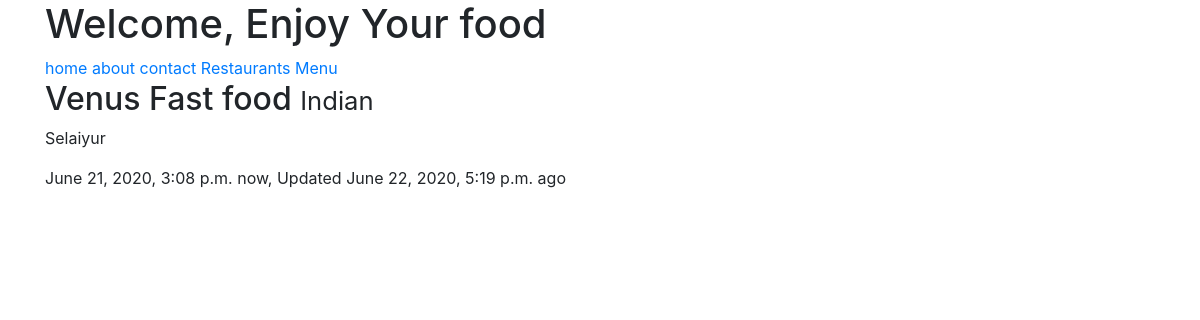
Screenshot of /Restaurant-list/venus-fast-food/ (signed in) with the database file from the repository.
### restaurant_app/models.py (models this page shows, shortened)
class RestaurantLocation(models.Model):
	owner=models.ForeignKey(User,on_delete=models.CASCADE)
	name=models.CharField(max_length=120)
	location=models.CharField(max_length=120,null=True,blank=True)
	Category=models.CharField(max_length=120,null=True,blank=False,validators=[validate_category])
	timestamp=models.DateTimeField(auto_now_add=True)
	updated=models.DateTimeField(auto_now=True)
	slug=models.SlugField(null=True,blank=True)

### restaurant_app/views.py (the view)
# urls.py: path('Restaurant-list/<slug>/',RestaurantDetailedListView.as_view(),name="Restaurant-Detail"),
class RestaurantDetailedListView(LoginRequiredMixin,DetailView):
	template_name="restaurants/restaurant_detaillist.html"
	login_url="/login/"
	def get_queryset(self):
		return RestaurantLocation.objects.filter(owner=self.request.user)

### restaurant_app/templates/restaurants/restaurant_detaillist.html (shortened to what this page needs)
{% extends "base.html" %}
{% block content %}
<h2>{{object.name}} <small> {{object.Category }} </small></h2>
<p>{{ object.location }}</p>
<p>{{ object.timestamp }} now, Updated {{ object.updated }} ago</p>
{% endblock %}

### rows the page displays
RestaurantLocation: name "Venus Fast food", Category "Indian", location "Selaiyur", timestamp "June 21, 2020, 3:08 p.m.", updated "June 22, 2020, 5:19 p.m."
